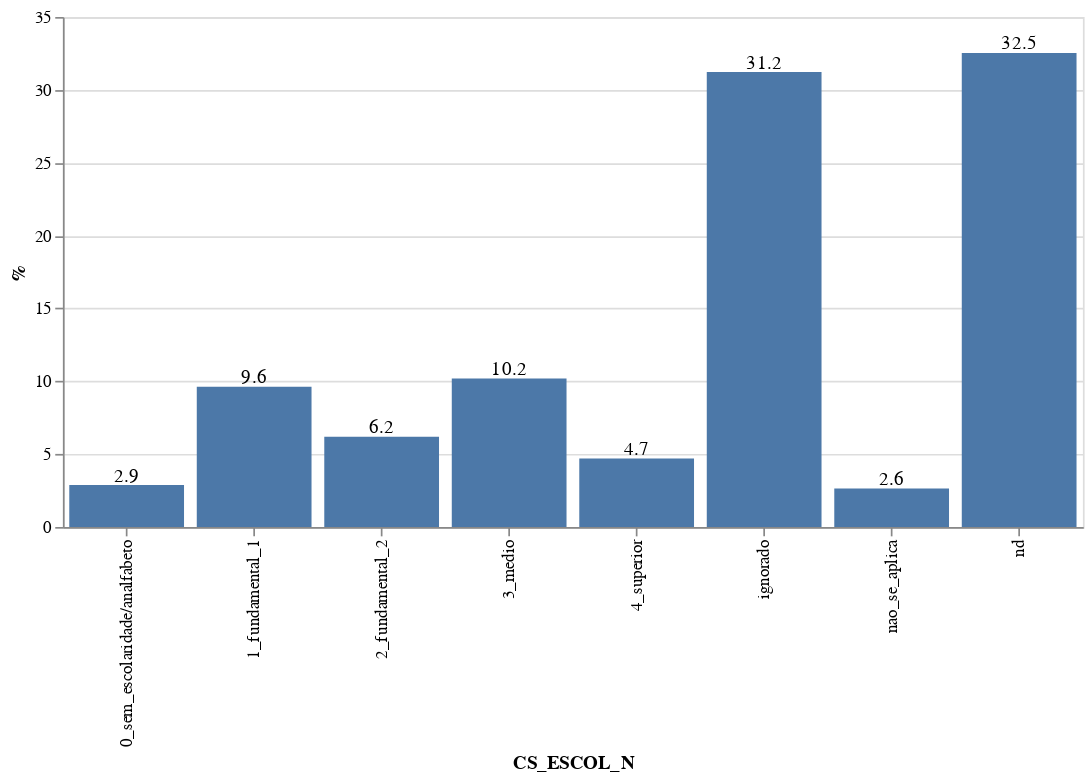

The cell this chart's notebook holds for it:
### Markdown cell above
**Gráfico 2 - CS_ESCOL_N: Frequência relativa**

### Code cell
#hide_input

get_chart_bar(df,sort_values=False,y_col_index=2,labels=True)

### Figure 1 — Vega-Lite specification as saved in the notebook (floating-point values rounded to 4 significant figures)
{"config": {"view": {"continuousWidth": 400, "continuousHeight": 300}}, "layer": [{"mark": "bar", "encoding": {"x": {"type": "nominal", "field": "CS_ESCOL_N", "sort": "x"}, "y": {"type": "quantitative", "field": "%"}}, "height": 300, "width": 600}, {"mark": {"type": "text", "align": "center", "baseline": "bottom", "dy": 0}, "encoding": {"text": {"type": "quantitative", "field": "%", "format": ",.1f"}, "x": {"type": "nominal", "field": "CS_ESCOL_N", "sort": "x"}, "y": {"type": "quantitative", "field": "%"}}, "height": 300, "width": 600}], "data": {"name": "data-d879b0e55d9a24205f22ff95aef63094"}, "$schema": "https://vega.github.io/schema/vega-lite/v4.8.1.json", "datasets": {"data-d879b0e55d9a24205f22ff95aef63094": [{"CS_ESCOL_N": "0_sem_escolaridade/analfabeto", "N⁰ de casos": 60921, "%": 2.874}, {"CS_ESCOL_N": "1_fundamental_1", "N⁰ de casos": 203832, "%": 9.617}, {"CS_ESCOL_N": "2_fundamental_2", "N⁰ de casos": 131378, "%": 6.199}, {"CS_ESCOL_N": "3_medio", "N⁰ de casos": 215975, "%": 10.19}, {"CS_ESCOL_N": "4_superior", "N⁰ de casos": 99667, "%": 4.703}, {"CS_ESCOL_N": "ignorado", "N⁰ de casos": 661922, "%": 31.23}, {"CS_ESCOL_N": "nao_se_aplica", "N⁰ de casos": 56140, "%": 2.649}, {"CS_ESCOL_N": "nd", "N⁰ de casos": 689606, "%": 32.54}]}}
